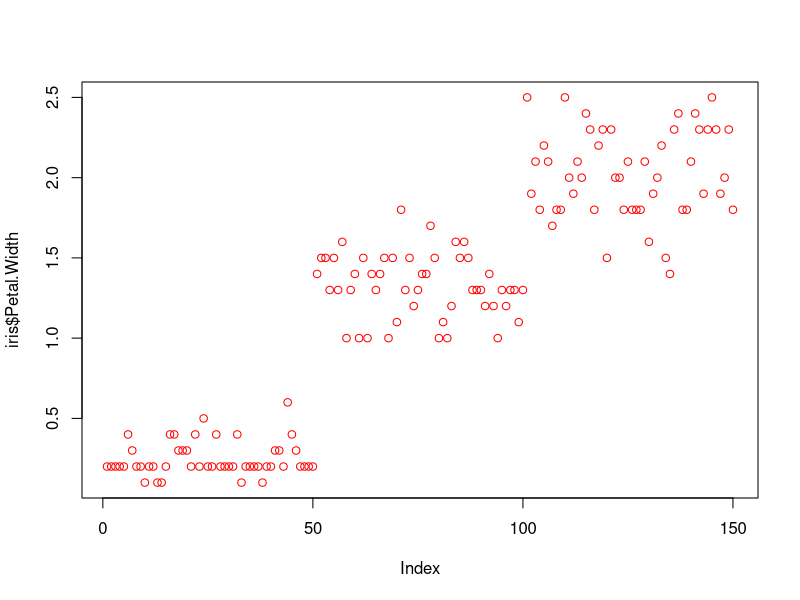
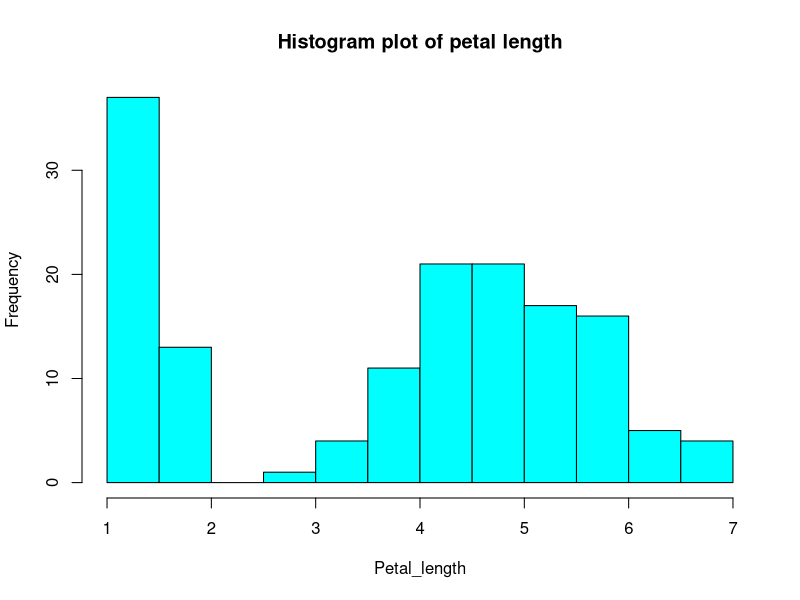
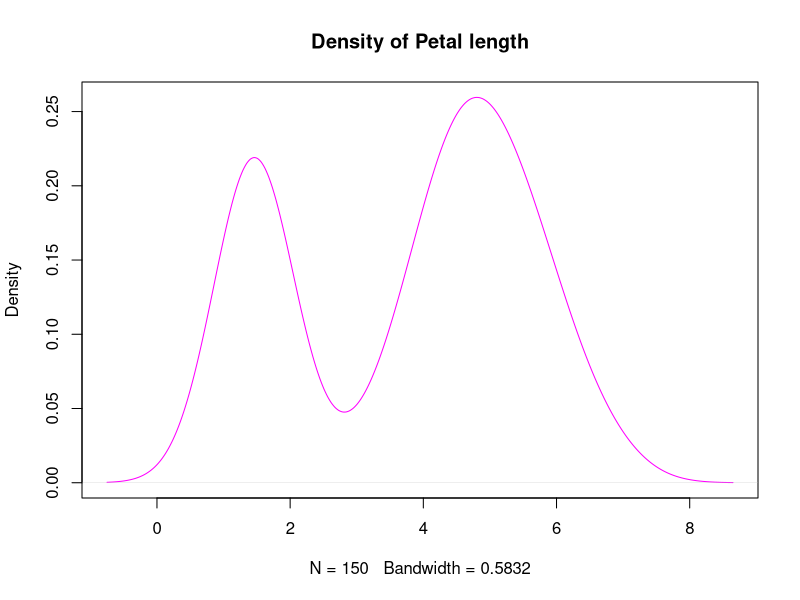
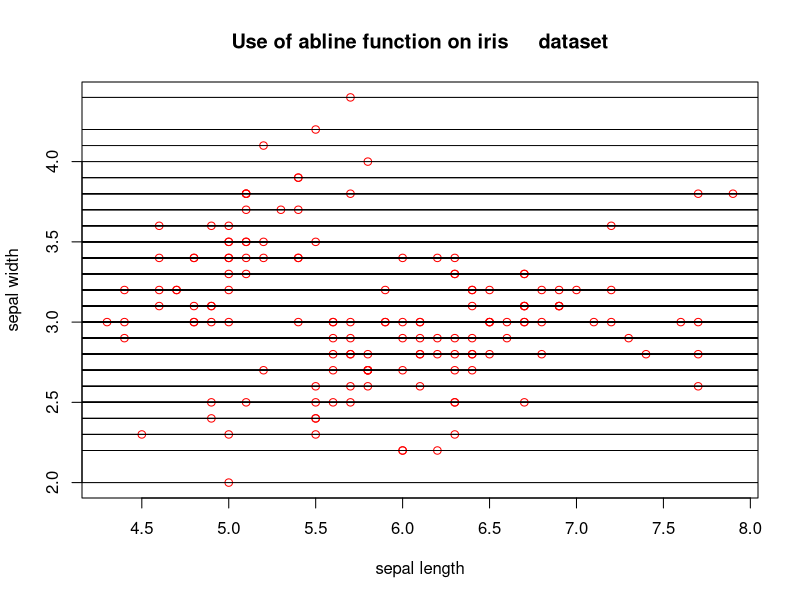
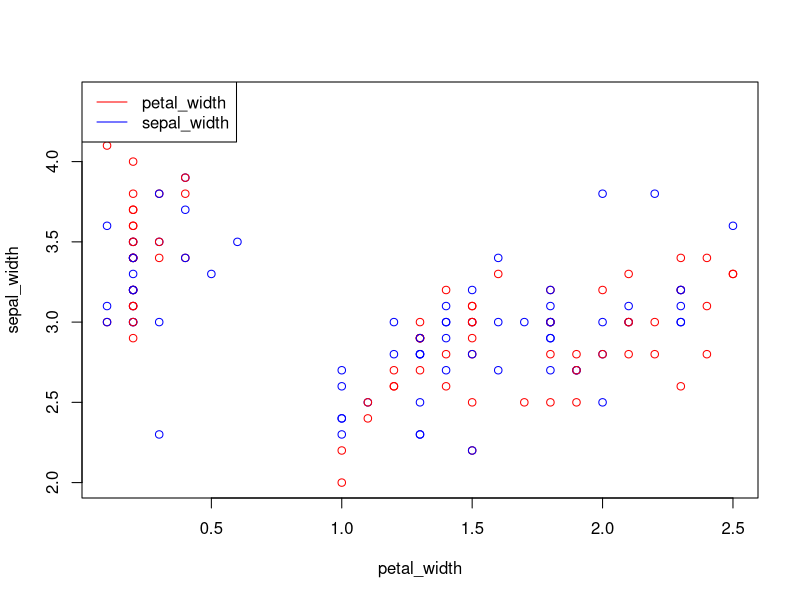
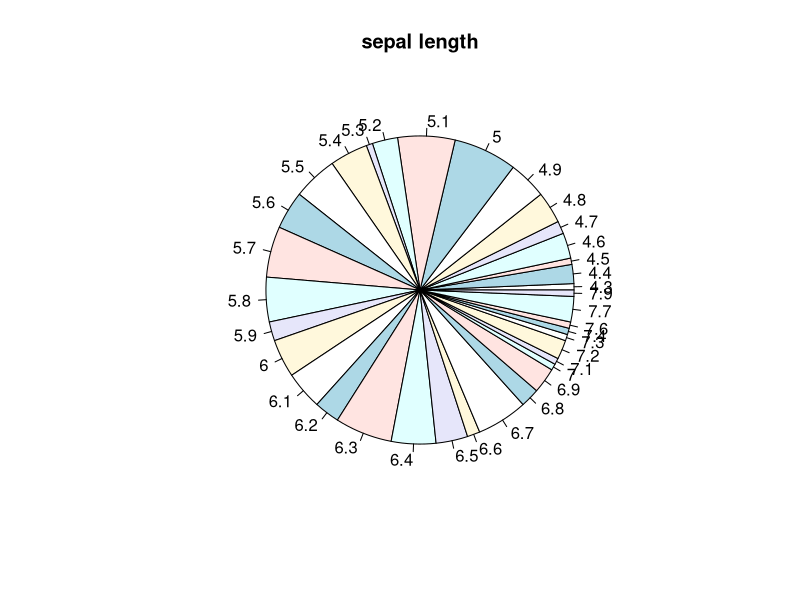
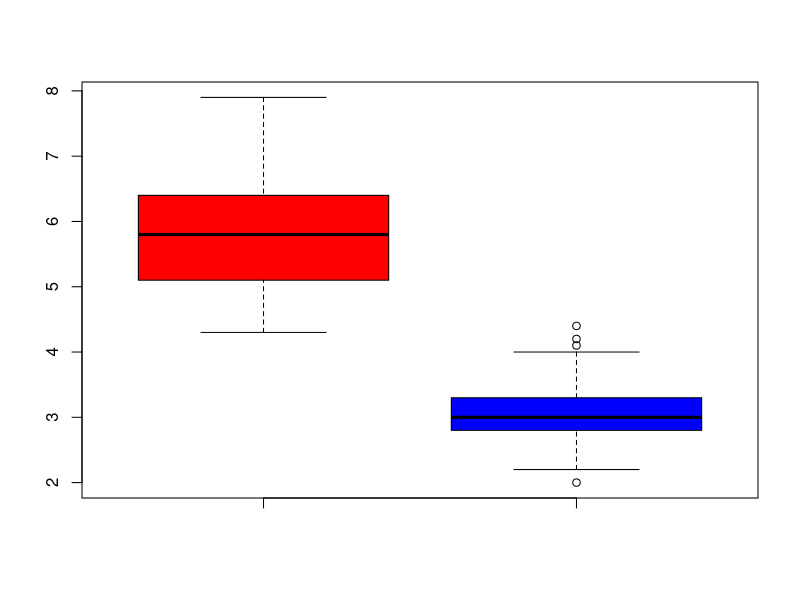

Reproduce these figures in R, in order.
## ---- chunk 1
knitr::opts_chunk$set(echo = TRUE)
## ---- chunk 2
library("tidyverse")
datasets::iris

head(iris)
## ---- chunk 3
#Basic Plotting

#---------------------------Scatter Plots------------------------------------------

plot( iris$Petal.Width,col= "red")

## ---- chunk 4
#------------------------- Histograms --------------------------------------------

hist(iris$Petal.Length, main= "Histogram plot of petal length", xlab = "Petal_length", col = 'cyan')
## ---- chunk 5

#------------------------------ Density functions -----------------------------------------------------

plot(density(iris$Petal.Length),main= 'Density of Petal length' ,col="magenta")

## ---- chunk 6

#----------------------------------- Abline function ----------------------------------

plot(iris$Sepal.Length,iris$Sepal.Width, col="red" , xlab = "sepal length", ylab= "sepal width", main= "Use of abline function on iris     dataset")
abline(h=iris$Sepal.Width)

## ---- chunk 7

#----------------------------- Use of Legends --------------------------------------------------


plot(iris$Petal.Width,iris$Sepal.Width, col= c("red","blue"),xlab= "petal_width",ylab= "sepal_width" )
legend("topleft",legend= c("petal_width","sepal_width"), col = c("red","blue"), lty = 1:1)

## ---- chunk 8

#--------------------------------- Using Pie charts ----------------------------------------

table = table(iris$Sepal.Length)
pie(table,main="sepal length")


## ---- chunk 9
#------------------------------------- Box Plots -------------------------------------------

boxplot(iris$Sepal.Length,iris$Sepal.Width,data= iris,col = c("red", "blue"))

## ---- chunk 10
#-------------------------Using dplyr functions ------------------------

#Using mutate() function

changed_data= mutate(iris, Sepal_in_millimetres = 100*Sepal.Length )
head(changed_data)
#Using mutate_at() function

iris %>% mutate_at(c("Sepal.Length"), log)


## ---- chunk 11

#----------------------- Select function -------------------------------------------

dplyr::select(iris,Sepal.Length)

## ---- chunk 12
#-------------------------Pull Function ----------------------------

pull(iris,Species)
## ---- chunk 13

#------------------------- use of sample_n() function --------------------

sample_n(iris,4)
## ---- chunk 14

#-----------------------Use of slice function ------------------------

iris %>% slice(n())
slice(iris, 1:3)
